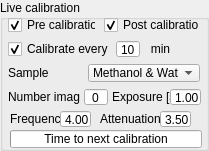
                    <widget class="QGroupBox" name="liveCalibration">
                     <property name="geometry">
                      <rect>
                       <x>10</x>
                       <y>270</y>
                       <width>209</width>
                       <height>151</height>
                      </rect>
                     </property>
                     <property name="title">
                      <string>Live calibration</string>
                     </property>
                     <widget class="QCheckBox" name="preCalibration">
                      <property name="geometry">
                       <rect>
                        <x>8</x>
                        <y>16</y>
                        <width>88</width>
                        <height>18</height>
                       </rect>
                      </property>
                      <property name="text">
                       <string>Pre calibration</string>
                      </property>
                      <property name="checked">
                       <bool>true</bool>
                      </property>
                     </widget>
                     <widget class="QCheckBox" name="conCalibration">
                      <property name="geometry">
                       <rect>
                        <x>8</x>
                        <y>40</y>
                        <width>104</width>
                        <height>18</height>
                       </rect>
                      </property>
                      <property name="text">
                       <string>Calibrate every</string>
                      </property>
                      <property name="checked">
                       <bool>true</bool>
                      </property>
                     </widget>
                     <widget class="QCheckBox" name="postCalibration">
                      <property name="geometry">
                       <rect>
                        <x>104</x>
                        <y>16</y>
                        <width>96</width>
                        <height>18</height>
                       </rect>
                      </property>
                      <property name="text">
                       <string>Post calibration</string>
                      </property>
                      <property name="checked">
                       <bool>true</bool>
                      </property>
                     </widget>
                     <widget class="QLabel" name="label_11">
                      <property name="geometry">
                       <rect>
                        <x>140</x>
                        <y>40</y>
                        <width>41</width>
                        <height>18</height>
                       </rect>
                      </property>
                      <property name="text">
                       <string>min</string>
                      </property>
                      <property name="alignment">
                       <set>Qt::AlignmentFlag::AlignCenter</set>
                      </property>
                     </widget>
                     <widget class="QProgressBar" name="calibrationProgress">
                      <property name="geometry">
                       <rect>
                        <x>10</x>
                        <y>130</y>
                        <width>192</width>
                        <height>18</height>
                       </rect>
                      </property>
                      <property name="value">
                       <number>0</number>
                      </property>
                      <property name="alignment">
                       <set>Qt::AlignmentFlag::AlignCenter</set>
                      </property>
                      <property name="format">
                       <string>Time to next calibration</string>
                      </property>
                     </widget>
                     <widget class="QLabel" name="label_12">
                      <property name="geometry">
                       <rect>
                        <x>8</x>
                        <y>88</y>
                        <width>72</width>
                        <height>18</height>
                       </rect>
                      </property>
                      <property name="text">
                       <string>Number images</string>
                      </property>
                      <property name="alignment">
                       <set>Qt::AlignmentFlag::AlignLeading|Qt::AlignmentFlag::AlignLeft|Qt::AlignmentFlag::AlignVCenter</set>
                      </property>
                     </widget>
                     <widget class="QLabel" name="label_13">
                      <property name="geometry">
                       <rect>
                        <x>112</x>
                        <y>88</y>
                        <width>72</width>
                        <height>18</height>
                       </rect>
                      </property>
                      <property name="text">
                       <string>Exposure [s]</string>
                      </property>
                      <property name="alignment">
                       <set>Qt::AlignmentFlag::AlignLeading|Qt::AlignmentFlag::AlignLeft|Qt::AlignmentFlag::AlignVCenter</set>
                      </property>
                     </widget>
                     <widget class="QLabel" name="label_14">
                      <property name="geometry">
                       <rect>
                        <x>8</x>
                        <y>64</y>
                        <width>73</width>
                        <height>18</height>
                       </rect>
                      </property>
                      <property name="text">
                       <string>Sample</string>
                      </property>
                      <property name="alignment">
                       <set>Qt::AlignmentFlag::AlignLeading|Qt::AlignmentFlag::AlignLeft|Qt::AlignmentFlag::AlignVCenter</set>
                      </property>
                     </widget>
                     <widget class="QComboBox" name="sampleSelection">
                      <property name="geometry">
                       <rect>
                        <x>88</x>
                        <y>64</y>
                        <width>112</width>
                        <height>18</height>
                       </rect>
                      </property>
                      <item>
                       <property name="text">
                        <string>Methanol &amp; Water</string>
                       </property>
                      </item>
                      <item>
                       <property name="text">
                        <string>EOM</string>
                       </property>
                      </item>
                      <item>
                       <property name="text">
                        <string>Methanol</string>
                       </property>
                      </item>
                      <item>
                       <property name="text">
                        <string>Water</string>
                       </property>
                      </item>
                      <item>
                       <property name="text">
                        <string>PMMA</string>
                       </property>
                      </item>
                     </widget>
                     <widget class="QDoubleSpinBox" name="conCalibrationInterval">
                      <property name="geometry">
                       <rect>
                        <x>116</x>
                        <y>40</y>
                        <width>24</width>
                        <height>18</height>
                       </rect>
                      </property>
                      <property name="locale">
                       <locale language="English" country="UnitedStates"/>
                      </property>
                      <property name="alignment">
                       <set>Qt::AlignmentFlag::AlignCenter</set>
                      </property>
                      <property name="buttonSymbols">
                       <enum>QAbstractSpinBox::ButtonSymbols::NoButtons</enum>
                      </property>
                      <property name="decimals">
                       <number>0</number>
                      </property>
                      <property name="value">
                       <double>10.000000000000000</double>
                      </property>
                     </widget>
                     <widget class="QDoubleSpinBox" name="calibrationExposureTime">
                      <property name="geometry">
                       <rect>
                        <x>170</x>
                        <y>88</y>
                        <width>31</width>
                        <height>18</height>
                       </rect>
                      </property>
                      <property name="locale">
                       <locale language="English" country="UnitedStates"/>
                      </property>
                      <property name="alignment">
                       <set>Qt::AlignmentFlag::AlignCenter</set>
                      </property>
                      <property name="buttonSymbols">
                       <enum>QAbstractSpinBox::ButtonSymbols::NoButtons</enum>
                      </property>
                      <property name="decimals">
                       <number>2</number>
                      </property>
                      <property name="minimum">
                       <double>0.010000000000000</double>
                      </property>
                      <property name="value">
                       <double>1.000000000000000</double>
                      </property>
                     </widget>
                     <widget class="QSpinBox" name="nrCalibrationImages">
                      <property name="geometry">
                       <rect>
                        <x>84</x>
                        <y>88</y>
                        <width>24</width>
                        <height>18</height>
                       </rect>
                      </property>
                      <property name="alignment">
                       <set>Qt::AlignmentFlag::AlignCenter</set>
                      </property>
                      <property name="buttonSymbols">
                       <enum>QAbstractSpinBox::ButtonSymbols::NoButtons</enum>
                      </property>
                     </widget>
                     <widget class="QLabel" name="eomFrequencyLabel">
                      <property name="geometry">
                       <rect>
                        <x>10</x>
                        <y>110</y>
                        <width>61</width>
                        <height>18</height>
                       </rect>
                      </property>
                      <property name="text">
                       <string>Frequency</string>
                      </property>
                      <property name="alignment">
                       <set>Qt::AlignmentFlag::AlignLeading|Qt::AlignmentFlag::AlignLeft|Qt::AlignmentFlag::AlignVCenter</set>
                      </property>
                     </widget>
                     <widget class="QDoubleSpinBox" name="eomFrequencyInput">
                      <property name="geometry">
                       <rect>
                        <x>60</x>
                        <y>110</y>
                        <width>31</width>
                        <height>18</height>
                       </rect>
                      </property>
                      <property name="locale">
                       <locale language="English" country="UnitedStates"/>
                      </property>
                      <property name="alignment">
                       <set>Qt::AlignmentFlag::AlignCenter</set>
                      </property>
                      <property name="buttonSymbols">
                       <enum>QAbstractSpinBox::ButtonSymbols::NoButtons</enum>
                      </property>
                      <property name="decimals">
                       <number>2</number>
                      </property>
                      <property name="minimum">
                       <double>4.000000000000000</double>
                      </property>
                      <property name="maximum">
                       <double>6.800000000000000</double>
                      </property>
                      <property name="singleStep">
                       <double>0.010000000000000</double>
                      </property>
                      <property name="value">
                       <double>4.000000000000000</double>
                      </property>
                     </widget>
                     <widget class="QLabel" name="eomFrequencyLabel_2">
                      <property name="geometry">
                       <rect>
                        <x>100</x>
                        <y>110</y>
                        <width>61</width>
                        <height>18</height>
                       </rect>
                      </property>
                      <property name="text">
                       <string>Attenuation</string>
                      </property>
                      <property name="alignment">
                       <set>Qt::AlignmentFlag::AlignLeading|Qt::AlignmentFlag::AlignLeft|Qt::AlignmentFlag::AlignVCenter</set>
                      </property>
                     </widget>
                     <widget class="QDoubleSpinBox" name="eomAttenuationInput">
                      <property name="geometry">
                       <rect>
                        <x>160</x>
                        <y>110</y>
                        <width>31</width>
                        <height>18</height>
                       </rect>
                      </property>
                      <property name="locale">
                       <locale language="English" country="UnitedStates"/>
                      </property>
                      <property name="alignment">
                       <set>Qt::AlignmentFlag::AlignCenter</set>
                      </property>
                      <property name="buttonSymbols">
                       <enum>QAbstractSpinBox::ButtonSymbols::NoButtons</enum>
                      </property>
                      <property name="decimals">
                       <number>2</number>
                      </property>
                      <property name="minimum">
                       <double>0.000000000000000</double>
                      </property>
                      <property name="maximum">
                       <double>5.000000000000000</double>
                      </property>
                      <property name="singleStep">
                       <double>0.010000000000000</double>
                      </property>
                      <property name="value">
                       <double>3.500000000000000</double>
                      </property>
                     </widget>
                    </widget>
